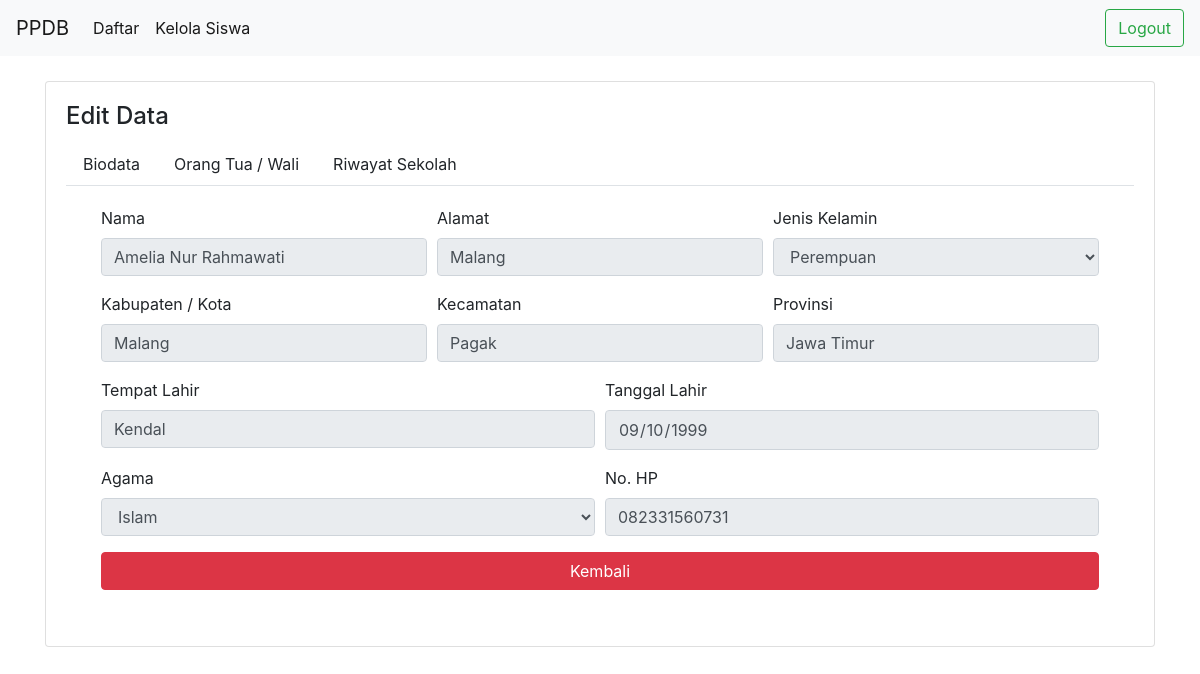
Page /apps/pages/preview.php?data=S1 (signed in) on the committed database.
### tables this page shows
CREATE TABLE `siswa` (
  `id_siswa` varchar(20) NOT NULL,
  `nama_siswa` varchar(45) NOT NULL,
  `alamat` text NOT NULL,
  `kabupaten` varchar(60) NOT NULL,
  `kecamatan` varchar(45) NOT NULL,
  `provinsi` varchar(45) NOT NULL,
  `jenis_kelamin` char(1) NOT NULL,
  `tempat_lahir` varchar(20) NOT NULL,
  `tanggal_lahir` date NOT NULL,
  `agama` varchar(10) NOT NULL,
  `no_hp` varchar(15) NOT NULL
);

### apps/pages/preview.php (the view, shortened to what this page needs)
<?php
	include 'koneksi.php';
	extract($_GET);
	$ID = $_GET['data'];
	$user=$_COOKIE['user'];
	if(!isset($user)) {
	header("location:Login_admin.php");
	} else {
?>
<!DOCTYPE html>
<html>
<head>
	<link rel="stylesheet" href="../dist/css/bootstrap.min.css">
</head>
<body>
	<nav class="navbar navbar-expand-md navbar-light bg-light">
        <a class="navbar-brand" href="#">PPDB</a>
        <div class="collapse navbar-collapse" id="collapsibleNavId">
            <ul class="navbar-nav mr-auto mt-2 mt-lg-0">
                <li class="nav-item active">
                    <a class="nav-link" href="#">Daftar <span class="sr-only"></span></a>
                </li>
				<li class="nav-item active">
					<a class="nav-link" href="kelola_siswa.php">Kelola Siswa <span class="sr-only">(current)</span></a>
				</li>
            </ul>
            <form class="form-inline my-2 my-lg-0" action="remove_cookie.php">
                <button class="btn btn-outline-success my-2 my-sm-0" type="submit">Logout</button>
            </form>
        </div>
	</nav>
	<div class="container">
		<div class="row">
			<div class="col-md-12">
				<div class="card" style="margin-top:25px;">
					<div class="card-body">
						<h4 class="card-title">Edit Data</h4>
						<nav class="nav nav-tabs nav-stacked">
							<a class="nav-link" id="keBiodata">Biodata</a>
							<a class="nav-link" id="keOrtu">Orang Tua / Wali</a>
							<a class="nav-link" id="keSekolah">Riwayat Sekolah</a>
						</nav>
						<div id="biodata">
							<div class="col-md-12">
								<?php
								$query = "SELECT * FROM siswa
										WHERE siswa.id_siswa = '".$ID."'";
								$ex = mysqli_query($connect, $query);
								foreach ($ex as $key) {
								?>
								<div class="card-body">
									<form action="proses_edit_siswa.php" method="post" class="form-horizontal">
										<div class="form-group form-row">
											<div class="col">
												<label for="nama">Nama</label>
												<input type="text" class="form-control" name="nama" id="nama" aria-describedby="emailHelpId" placeholder="Masukkan Username" value="<?= $key['nama_siswa']; ?>" disabled>
											</div>
											<div class="col">
												<label for="alamat">Alamat</label>
												<input type="text" class="form-control" name="alamat" id="alamat" aria-describedby="emailHelpId" placeholder="Alamat" value="<?= $key['alamat']; ?>" disabled>
											</div>
											<div class="col">
												<label for="jenis_kelamin">Jenis Kelamin</label>
												<select class="form-control" name="jenis_kelamin" id="jenis_kelamin" disabled>
													<option value="P" <?php if($key['jenis_kelamin']=="P"){echo "selected";}else{} ; ?>>
														Perempuan
													</option>
												</select>
											</div>
										</div>
										<div class="form-group form-row">
											<div class="col">
												<label for="kabupaten">Kabupaten / Kota</label>
												<input type="text" class="form-control" name="kabupaten" id="kabupaten" aria-describedby="emailHelpId" placeholder="Kabupaten / Kota" value="<?= $key['kabupaten']; ?>" disabled>
											</div>
											<div class="col">
												<label for="kecamatan">Kecamatan</label>
												<input type="text" class="form-control" name="kecamatan" id="kecamatan" aria-describedby="emailHelpId" placeholder="Kecamatan" value="<?= $key['kecamatan']; ?>" disabled>
											</div>
											<div class="col">
												<label for="provinsi">Provinsi</label>
												<input type="text" class="form-control" name="provinsi" id="provinsi" aria-describedby="emailHelpId" placeholder="Provinsi" value="<?= $key['provinsi']; ?>" disabled>
											</div>
										</div>
										<div class="form-group form-row">
											<div class="col">
												<label for="tmpt_lahir">Tempat Lahir</label>
												<input type="text" class="form-control" name="tmpt_lahir" id="tmpt_lahir" aria-describedby="emailHelpId" placeholder="Tempat Lahir" value="<?= $key['tempat_lahir']; ?>" disabled>
											</div>
											<div class="col">
												<label for="tgl_lahir">Tanggal Lahir</label>
												<input type="date" class="form-control" name="tgl_lahir" id="tgl_lahir" aria-describedby="emailHelpId" placeholder="Tanggal Lahir" value="<?= $key['tanggal_lahir']; ?>" disabled>
											</div>
										</div>
										<div class="form-group form-row">
											<div class="col">
												<label for="agama">Agama</label>
												<select class="form-control" name="agama" id="agama" disabled>
													<option value="islam" <?php if($key['agama']=="islam"){echo "selected";}else{} ; ?>>Islam</option>
												</select>
											</div>
											<div class="col">
												<label for="hp">No. HP</label>
												<input type="text" class="form-control" name="hp" id="hp" aria-describedby="emailHelpId" placeholder="Nomor Handphone" value="<?= $key['no_hp']; ?>" disabled>
											</div>
										</div>
										<div class="form-group form-row">
											<div class="col">
												<a href="kelola_siswa.php" class="btn btn-block btn-md btn-danger">Kembali</a>
											</div>
										</div>
									</form>
								</div>
								<?php } ?>
							</div>
						</div>
					</div>
				</div>
			</div>
		</div>
	</div>
</body>
</html>
<?php } ?>

### rows in the picture
siswa: nama "Amelia Nur Rahmawati", alamat "Malang", jenis_kelamin "Perempuan", kabupaten "Malang", kecamatan "Pagak", provinsi "Jawa Timur", tmpt_lahir "Kendal", tgl_lahir "09/10/1999", agama "Islam", hp "082331560731"
